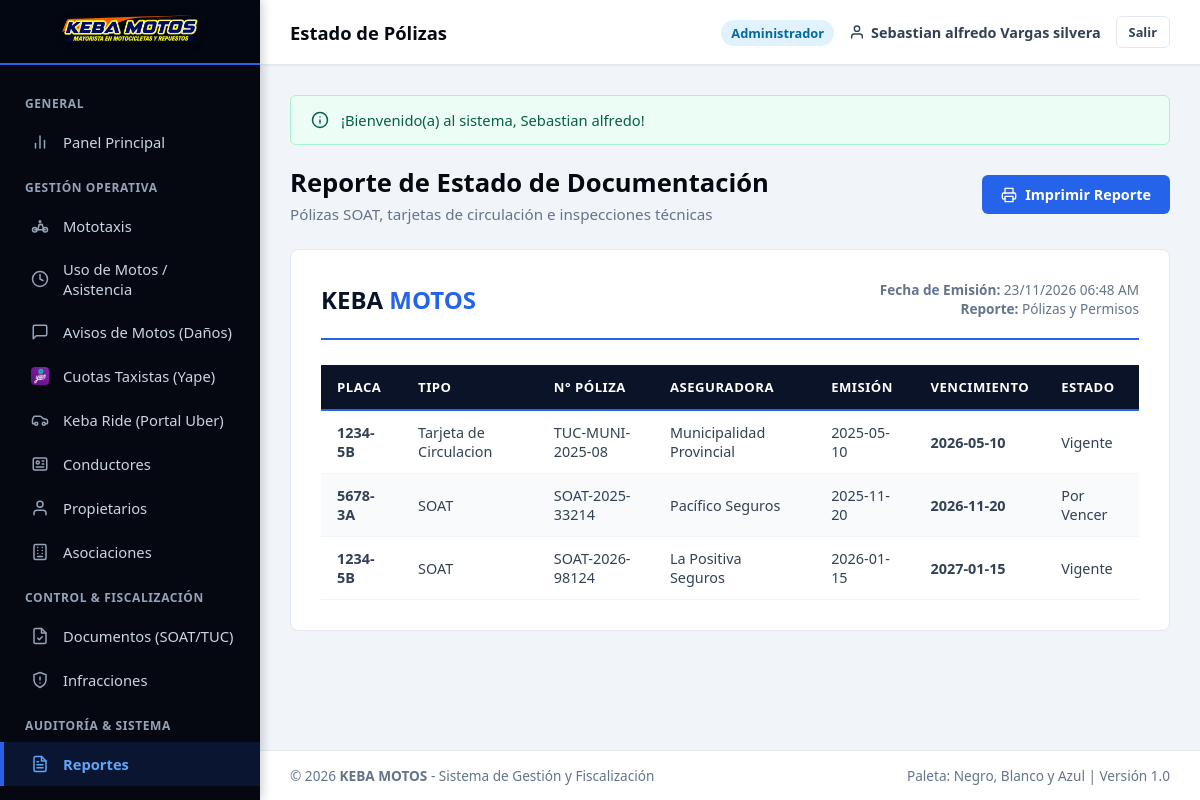
Screenshot of /vista/reportes/reporte_documentos.php (signed in) with the database file from the repository.
### tables this page shows
CREATE TABLE `documentos_vehiculo` (
  `id_documento` INT AUTO_INCREMENT PRIMARY KEY,
  `id_vehiculo` INT NOT NULL,
  `id_usuario` INT NULL,
  `remitente_nombre` VARCHAR(150) NULL,
  `tipo_documento` ENUM('SOAT', 'Tarjeta de Propiedad', 'Tarjeta de Circulacion', 'Licencia de Conducir', 'Revision Tecnica', 'Seguro Municipal', 'Otro') NOT NULL,
  `numero_documento` VARCHAR(50) NOT NULL,
  `entidad_emisora` VARCHAR(100) NULL,
  `fecha_emision` DATE NOT NULL,
  `fecha_vencimiento` DATE NOT NULL,
  `archivo_digital` VARCHAR(255) NULL,
  `estado` ENUM('Vigente', 'Por Vencer', 'Vencido') DEFAULT 'Vigente',
  `observaciones` TEXT NULL,
  `created_at` TIMESTAMP DEFAULT CURRENT_TIMESTAMP,
  `updated_at` TIMESTAMP DEFAULT CURRENT_TIMESTAMP ON UPDATE CURRENT_TIMESTAMP,
  CONSTRAINT `fk_docs_vehiculo` FOREIGN KEY (`id_vehiculo`) REFERENCES `vehiculos` (`id_vehiculo`) ON UPDATE CASCADE ON DELETE CASCADE
);

CREATE TABLE `vehiculos` (
  `id_vehiculo` INT AUTO_INCREMENT PRIMARY KEY,
  `placa` VARCHAR(10) NOT NULL UNIQUE,
  `numero_padron` VARCHAR(20) NULL,
  `marca` VARCHAR(50) NOT NULL,
  `modelo` VARCHAR(50) NULL,
  `color` VARCHAR(50) NOT NULL,
  `anio_fabricacion` YEAR NULL,
  `numero_motor` VARCHAR(50) NULL,
  `numero_chasis` VARCHAR(50) NULL,
  `id_propietario` INT NOT NULL,
  `id_asociacion` INT NULL,
  `foto` VARCHAR(255) NULL,
  `es_empresa` TINYINT(1) DEFAULT 1,
  `fecha_proxima_revision` DATE NULL,
  `estado_limpieza` ENUM('Excelente', 'Limpia', 'Regular', 'Requiere Lavado') DEFAULT 'Limpia',
  `estado_mecanico` ENUM('Operativo', 'Con Observaciones', 'En Mantenimiento', 'Taller') DEFAULT 'Operativo',
  `observaciones_danos` TEXT NULL,
  `estado` ENUM('Activo', 'Inactivo', 'De Baja', 'Observado') DEFAULT 'Activo',
  `created_at` TIMESTAMP DEFAULT CURRENT_TIMESTAMP,
  `updated_at` TIMESTAMP DEFAULT CURRENT_TIMESTAMP ON UPDATE CURRENT_TIMESTAMP,
  CONSTRAINT `fk_vehiculos_propietarios` FOREIGN KEY (`id_propietario`) REFERENCES `propietarios` (`id_propietario`) ON UPDATE CASCADE,
  CONSTRAINT `fk_vehiculos_asociaciones` FOREIGN KEY (`id_asociacion`) REFERENCES `asociaciones` (`id_asociacion`) ON UPDATE CASCADE ON DELETE SET NULL
);

### vista/reportes/reporte_documentos.php (the view, shortened to what the rows shown need)
<?php
require_once dirname(__DIR__) . '/plantillas/header.php';
require_once dirname(__DIR__) . '/plantillas/navbar.php';
require_once dirname(dirname(__DIR__)) . '/modelos/Documento.php';
$docMod = new Documento();
$documentos = $docMod->listarTodos();
?>
<div class="page-header no-print">
    <div>
        <h1 class="page-title">Reporte de Estado de Documentación</h1>
    </div>
</div>
<div class="report-container">
    <table class="table-custom">
        <thead>
            <tr>
                <th>Placa</th>
                <th>Tipo</th>
                <th>N° Póliza</th>
                <th>Aseguradora</th>
                <th>Emisión</th>
                <th>Vencimiento</th>
                <th>Estado</th>
            </tr>
        </thead>
        <tbody>
            <?php foreach ($documentos as $d): ?>
            <tr>
                <td><strong><?= htmlspecialchars($d['placa']) ?></strong></td>
                <td><?= htmlspecialchars($d['tipo_documento']) ?></td>
                <td><?= htmlspecialchars($d['numero_documento']) ?></td>
                <td><?= htmlspecialchars($d['entidad_emisora'] ?? '-') ?></td>
                <td><?= htmlspecialchars($d['fecha_emision']) ?></td>
                <td><strong><?= htmlspecialchars($d['fecha_vencimiento']) ?></strong></td>
                <td><?= htmlspecialchars($d['estado']) ?></td>
            </tr>
            <?php endforeach; ?>
        </tbody>
    </table>
</div>
<?php require_once dirname(__DIR__) . '/plantillas/footer.php'; ?>

### rows the page displays
documentos_vehiculo: id_vehiculo.placa "1234-5B", tipo_documento "Tarjeta de Circulacion", numero_documento "TUC-MUNI-2025-08", entidad_emisora "Municipalidad Provincial", fecha_emision "2025-05-10", fecha_vencimiento "2026-05-10", estado "Vigente"
documentos_vehiculo: id_vehiculo.placa "5678-3A", tipo_documento "SOAT", numero_documento "SOAT-2025-33214", entidad_emisora "Pacífico Seguros", fecha_emision "2025-11-20", fecha_vencimiento "2026-11-20", estado "Por Vencer"
documentos_vehiculo: id_vehiculo.placa "1234-5B", tipo_documento "SOAT", numero_documento "SOAT-2026-98124", entidad_emisora "La Positiva Seguros", fecha_emision "2026-01-15", fecha_vencimiento "2027-01-15", estado "Vigente"

### other values shown
$subtituloNavbar "Estado de Pólizas"
$usuarioActivo['rol_nombre'] "Administrador"
$nombreUsuario "Sebastian alfredo Vargas silvera"
$flash['mensaje'] "¡Bienvenido(a) al sistema, Sebastian alfredo!"
